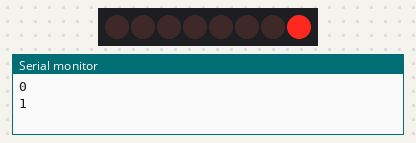
Bench run of a sketch on a simulated Arduino Uno, built with avr-gcc and run on an emulated ATmega328P. Parts: 8 shift-register outputs drawn as a row of LEDs (first output left, lit = HIGH), the last lines printed to the serial monitor. Wiring (inferred from the names in the program): shift register (74HC595): data pin 12; shift clock pin 9; latch pin 11. Wiring (inferred from the signals the program sends): row of LEDs: on Q0, Q1, Q2, Q3, Q4, Q5, Q6, Q7.

Above: at 0.15 s.
At 5.06 s:
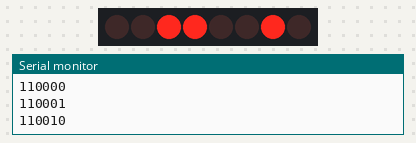
At 10.09 s:
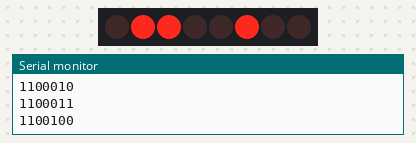
At 20.04 s:
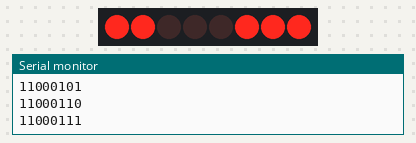
At 29.98 s:
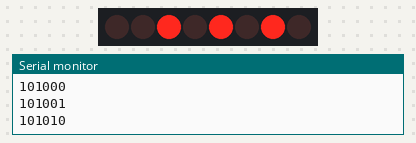
At 39.94 s:
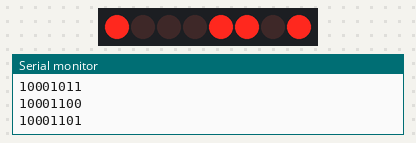
Timing chart, 0 to 40.0 s (numbered marks = the images above):
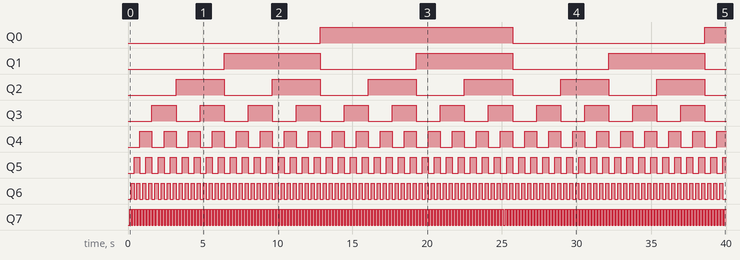

Measured:
- by itself, Q0: LOW → HIGH at 12.9 s, → LOW 12.9 s later, → HIGH 12.9 s later
- by itself, Q1: alternates HIGH for 6.4 s and LOW for 6.4 s
- by itself, Q2: alternates HIGH for 3.2 s and LOW for 3.2 s
- by itself, Q3: alternates HIGH for 1.6 s and LOW for 1.6 s
- by itself, Q4: alternates HIGH for 0.80 s and LOW for 0.80 s
- by itself, Q5: alternates HIGH for 0.40 s and LOW for 0.40 s
- by itself, Q6: alternates HIGH for 0.20 s and LOW for 0.20 s
- by itself, Q7: alternates HIGH for 0.10 s and LOW for 0.10 s

The sketch:

SerialToParallelShift.ino
```cpp
int latchPin = 11;
int clockPin = 9;
int dataPin = 12;

byte LED1s = 0b00000000;
byte LED2s = 0b00000000;

int dt = 100;

void setup() {
  pinMode (latchPin, OUTPUT);
  pinMode (dataPin, OUTPUT);
  pinMode (clockPin, OUTPUT);
  Serial.begin (9600);

}

void loop() {

  Serial.println (LED1s, BIN);

  digitalWrite (latchPin, LOW);
  shiftOut (dataPin, clockPin, LSBFIRST, LED1s);
  digitalWrite (latchPin, HIGH);

  delay (dt);

  LED1s = LED1s + 1;

  if (LED1s == 11111111){
    LED1s = 0;
  }

}
```
